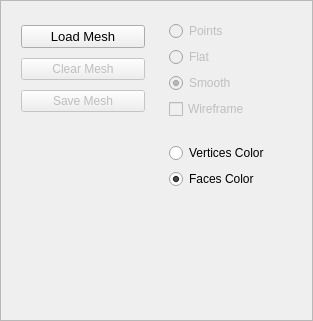
<?xml version="1.0" encoding="UTF-8"?>
<ui version="4.0">
 <class>EigenMeshManager</class>
 <widget class="QFrame" name="EigenMeshManager">
  <property name="geometry">
   <rect>
    <x>0</x>
    <y>0</y>
    <width>313</width>
    <height>321</height>
   </rect>
  </property>
  <property name="windowTitle">
   <string>Frame</string>
  </property>
  <property name="frameShape">
   <enum>QFrame::StyledPanel</enum>
  </property>
  <property name="frameShadow">
   <enum>QFrame::Raised</enum>
  </property>
  <layout class="QGridLayout" name="gridLayout_2">
   <item row="0" column="0">
    <widget class="QFrame" name="frame1">
     <layout class="QGridLayout" name="gridLayout_3">
      <item row="0" column="0">
       <widget class="QPushButton" name="loadMeshButton">
        <property name="font">
         <font>
          <pointsize>10</pointsize>
         </font>
        </property>
        <property name="text">
         <string>Load Mesh</string>
        </property>
       </widget>
      </item>
      <item row="1" column="0">
       <widget class="QPushButton" name="clearMeshButton">
        <property name="enabled">
         <bool>false</bool>
        </property>
        <property name="text">
         <string>Clear Mesh</string>
        </property>
       </widget>
      </item>
      <item row="2" column="0">
       <widget class="QPushButton" name="saveMeshButton">
        <property name="enabled">
         <bool>false</bool>
        </property>
        <property name="text">
         <string>Save Mesh</string>
        </property>
       </widget>
      </item>
     </layout>
    </widget>
   </item>
   <item row="0" column="1">
    <widget class="QFrame" name="frame2">
     <layout class="QGridLayout" name="gridLayout_4">
      <item row="3" column="0">
       <widget class="QCheckBox" name="wireframeMeshCheckBox">
        <property name="enabled">
         <bool>false</bool>
        </property>
        <property name="text">
         <string>Wireframe</string>
        </property>
        <property name="checked">
         <bool>false</bool>
        </property>
       </widget>
      </item>
      <item row="2" column="0">
       <widget class="QRadioButton" name="smoothMeshRadioButton">
        <property name="enabled">
         <bool>false</bool>
        </property>
        <property name="text">
         <string>Smooth</string>
        </property>
        <property name="checked">
         <bool>true</bool>
        </property>
       </widget>
      </item>
      <item row="0" column="0">
       <widget class="QRadioButton" name="pointsMeshRadioButton">
        <property name="enabled">
         <bool>false</bool>
        </property>
        <property name="text">
         <string>Points</string>
        </property>
        <property name="checked">
         <bool>false</bool>
        </property>
       </widget>
      </item>
      <item row="1" column="0">
       <widget class="QRadioButton" name="flatMeshRadioButton">
        <property name="enabled">
         <bool>false</bool>
        </property>
        <property name="text">
         <string>Flat</string>
        </property>
        <property name="checked">
         <bool>false</bool>
        </property>
       </widget>
      </item>
     </layout>
    </widget>
   </item>
   <item row="1" column="1">
    <widget class="QFrame" name="frame">
     <property name="frameShape">
      <enum>QFrame::NoFrame</enum>
     </property>
     <property name="frameShadow">
      <enum>QFrame::Plain</enum>
     </property>
     <layout class="QGridLayout" name="gridLayout">
      <item row="0" column="0">
       <widget class="QRadioButton" name="verticesColorRadioButton">
        <property name="text">
         <string>Vertices Color</string>
        </property>
        <property name="checked">
         <bool>false</bool>
        </property>
       </widget>
      </item>
      <item row="1" column="0">
       <widget class="QRadioButton" name="faceColorRadioButton">
        <property name="text">
         <string>Faces Color</string>
        </property>
        <property name="checked">
         <bool>true</bool>
        </property>
       </widget>
      </item>
     </layout>
    </widget>
   </item>
   <item row="2" column="1">
    <spacer name="verticalSpacer">
     <property name="orientation">
      <enum>Qt::Vertical</enum>
     </property>
     <property name="sizeHint" stdset="0">
      <size>
       <width>20</width>
       <height>40</height>
      </size>
     </property>
    </spacer>
   </item>
  </layout>
 </widget>
 <resources/>
 <connections/>
</ui>
